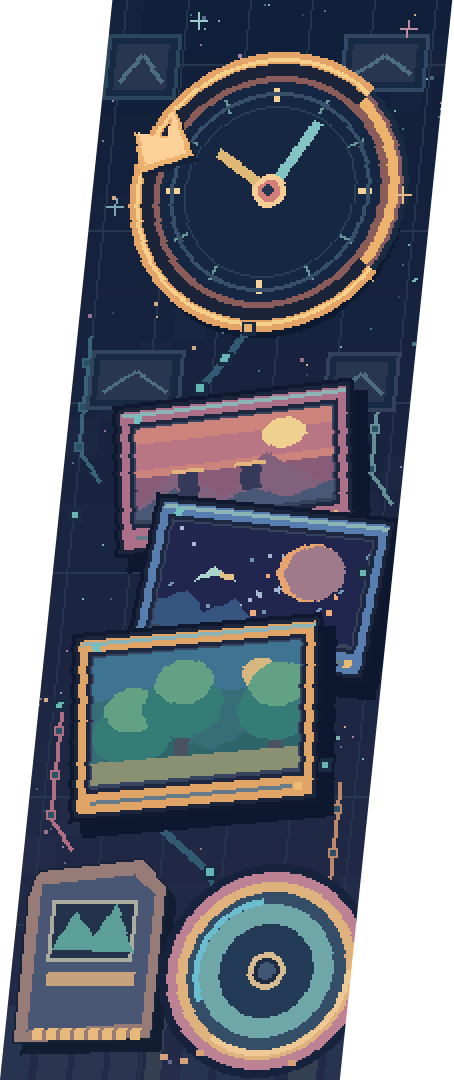
#> input picture package/system/zlyme-artbook/special/Recently Played/background.png, 454 x 1080 px
$ python -i compose.py   (imports and definitions only)
#> lines starting #> are read from the running program, lines starting #| are printed output that depends on the picture
#> further down, picture is the input picture: PIL image 454x1080 RGBA; mean R, G, B, A 56.2, 65.2, 82.1, 190.9
#!/usr/bin/env python3
"""Compose transparent Zlyme Art Book overlays on the build host.

System strips come from the pinned Art Book Next archive. Tool pictures
come from tools/<Name>.pak/background.png. A 454x1080 tool picture is
clipped to the canonical alpha. The logo is the pak name, with a black
contour and a 16px black shadow at 50% opacity. Artwork stays in the
right half so scrolling names stay clear.
"""

from __future__ import annotations

import argparse
import html
import shutil
import subprocess
import tempfile
from pathlib import Path

from PIL import Image, ImageChops, ImageDraw, ImageFilter, ImageFont

WIDTH = 640
HEIGHT = 480
SAFE_X = 320
LOGO_MAX_W = 291
SHADOW = 16
OUTLINE = 2
REGION_W = WIDTH - SAFE_X
MASK_SIZE = (454, 1080)


def fail(msg: str) -> None:
    raise SystemExit("zlyme-artbook: " + msg)


# [77 lines left out: functions load_rgba, load_alpha_mask, silhouette_edges, validate_mask, respects_mask, apply_canonical_mask and 1 more, not called in this run]


def save_png(image: Image.Image, path: Path) -> None:
    path.parent.mkdir(parents=True, exist_ok=True)
    image.save(path, "PNG", compress_level=9, optimize=False)


# [14 lines left out: function content_box, not called in this run]


def styled_logo(image: Image.Image) -> Image.Image:
    """Black 16px shadow at 50%, then a 2px black contour, then the mark."""
    image = image.convert("RGBA")
    alpha = image.getchannel("A")
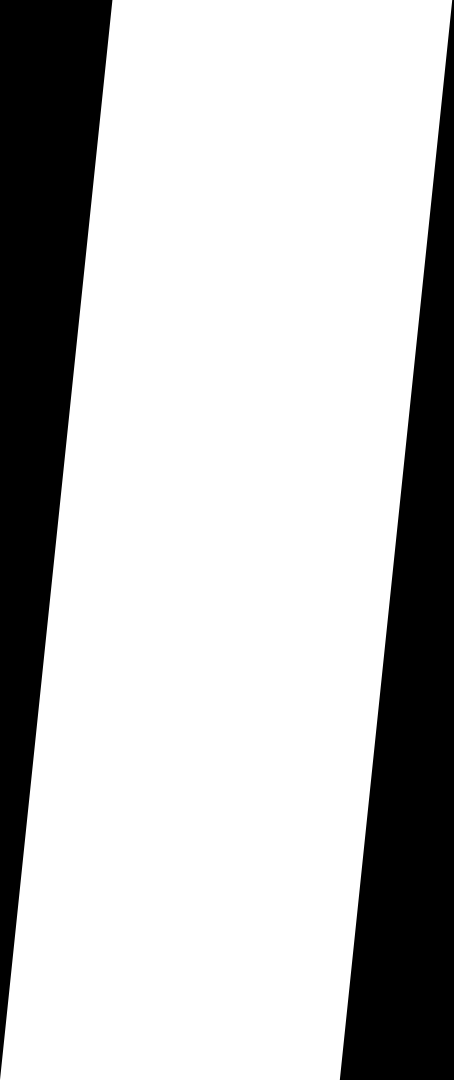
#> alpha: PIL image 454x1080 L; min 0, max 255, mean 190.9
    pad = SHADOW
    big = Image.new("L", (image.width + pad * 2, image.height + pad * 2), 0)
#> big: PIL image 486x1112 L; every value is 0
    big.paste(alpha, (pad, pad))
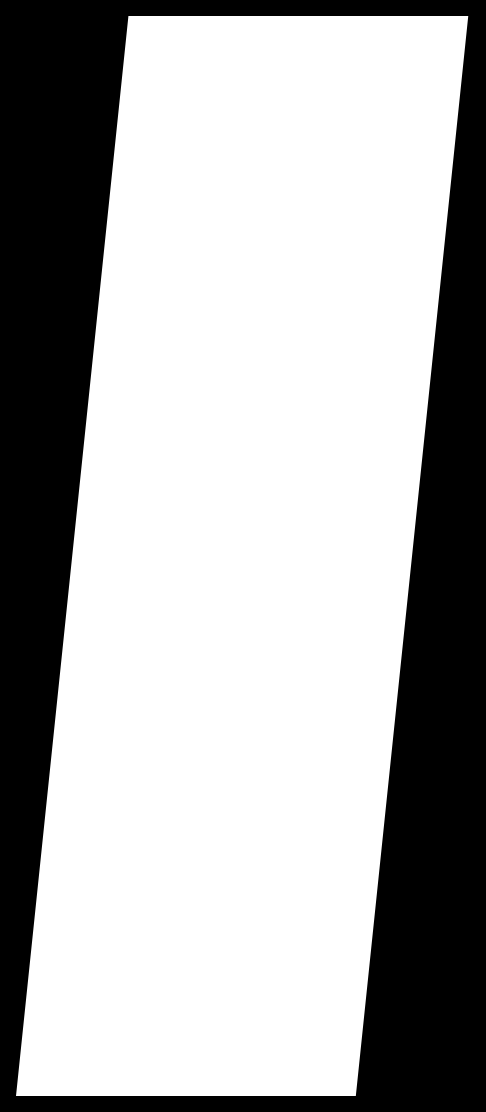
#> big: PIL image 486x1112 L; min 0, max 255, mean 173.2
    shadow = big.filter(ImageFilter.MaxFilter(SHADOW * 2 + 1))
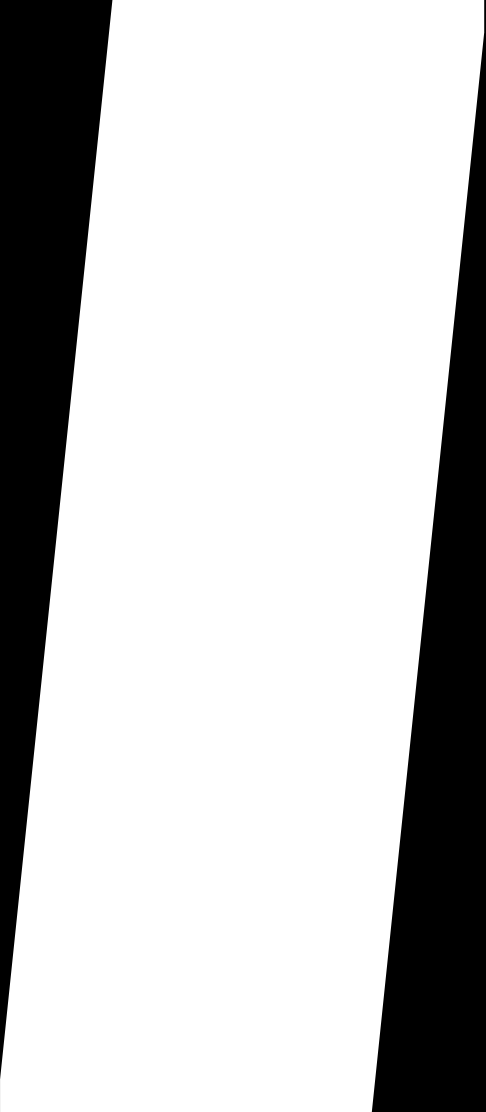
#> shadow: PIL image 486x1112 L; min 0, max 255, mean 196.8
    outline = big.filter(ImageFilter.MaxFilter(OUTLINE * 2 + 1))
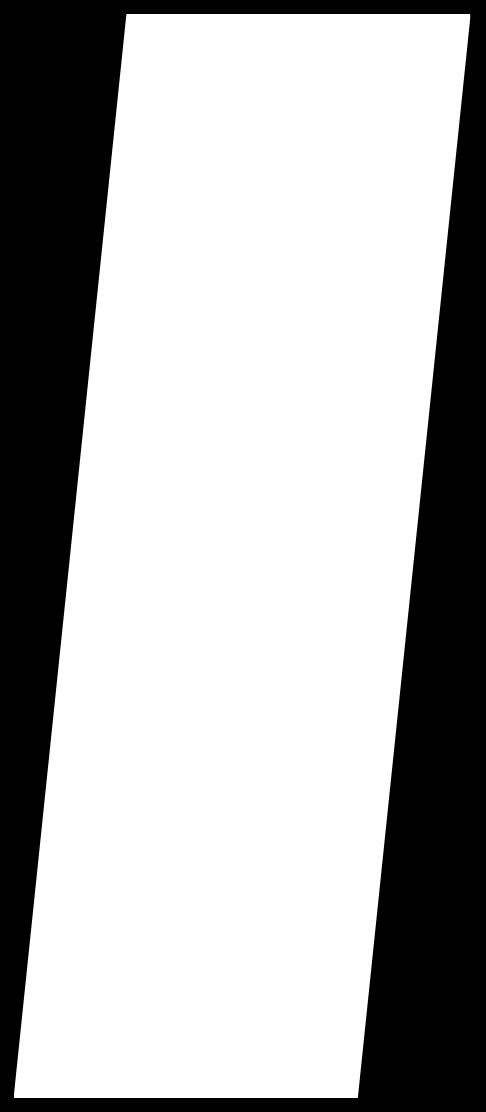
#> outline: PIL image 486x1112 L; min 0, max 255, mean 176.1
    canvas = Image.new("RGBA", big.size, (0, 0, 0, 0))
#> canvas: PIL image 486x1112 RGBA; every value is 0
    shadow_rgba = Image.new("RGBA", big.size, (0, 0, 0, 0))
    shadow_rgba.putalpha(shadow.point(lambda value: value * 128 // 255))
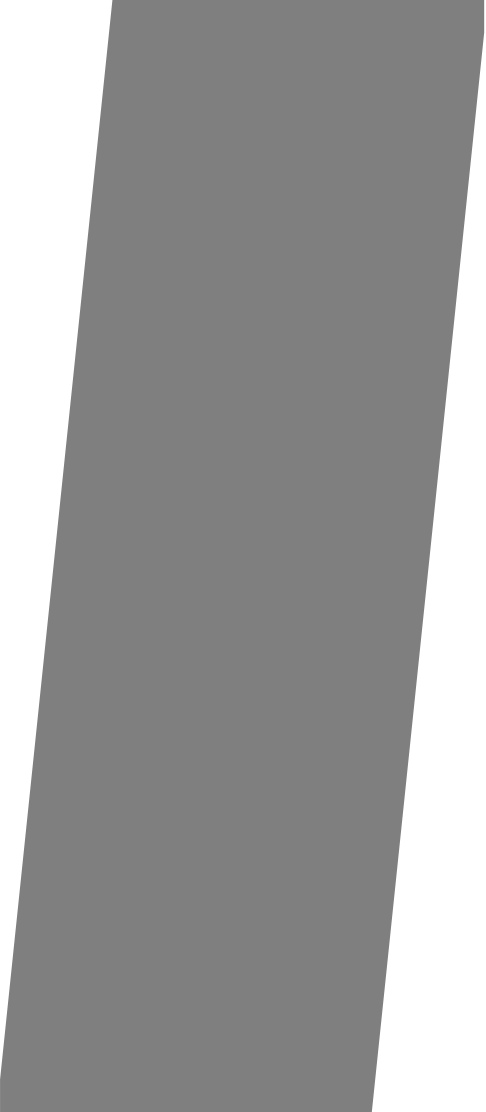
#> shadow_rgba: PIL image 486x1112 RGBA; mean R, G, B, A 0, 0, 0, 98.8; transparent parts drawn white
    outline_rgba = Image.new("RGBA", big.size, (0, 0, 0, 255))
    outline_rgba.putalpha(outline)
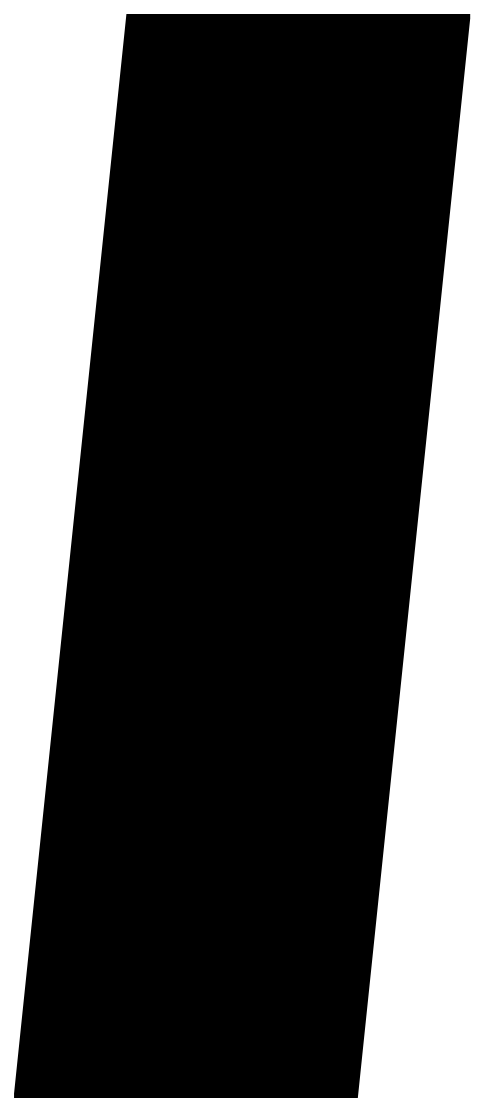
#> outline_rgba: PIL image 486x1112 RGBA; mean R, G, B, A 0, 0, 0, 176.1; transparent parts drawn white
    canvas.alpha_composite(shadow_rgba)
    canvas.alpha_composite(outline_rgba)
    canvas.alpha_composite(image, (pad, pad))
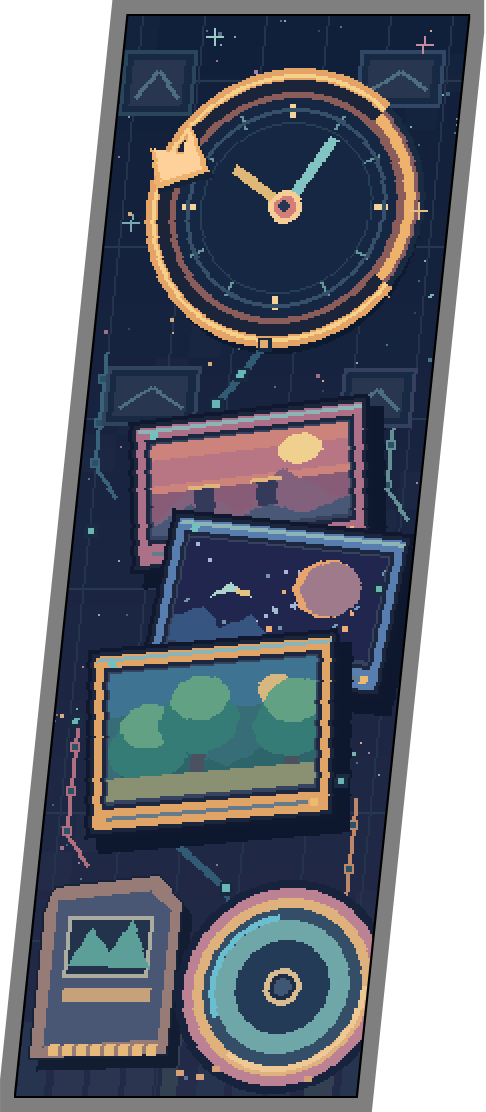
#> canvas: PIL image 486x1112 RGBA; mean R, G, B, A 46.5, 50.8, 61, 186.5; transparent parts drawn white
    return canvas


def svg_text(label: str) -> str:
    return html.escape(label, quote=True)


# [80 lines left out: functions render_svg, require_logo_font, wordmark, logo_origin, not called in this run]


def place(canvas: Image.Image, mark: Image.Image) -> None:
    canvas.alpha_composite(mark, logo_origin(mark))


def blank() -> Image.Image:
    return Image.new("RGBA", (WIDTH, HEIGHT), (0, 0, 0, 0))


# [62 lines left out: functions place_art, prepare_system_logo, system_canvas, compose_system, compose_shared_art, compose_tool, not called in this run]


# Folder name is the wordmark. The file name is the firmware asset.
# Recently Played is not a Tool pak.
SPECIALS = (("Recently Played", "recent.png"),)


# [40 lines left out: functions compose_specials, load_map, not called in this run]


def tool_sources(tools: Path) -> list[Path]:
    return sorted(p for p in tools.iterdir() if p.is_dir() and p.name.endswith(".pak"))


# [115 lines left out: functions check_tools, publish_tree, contact, main, not called in this run]


# [2 lines not run here, left out]

>>> from PIL import Image
>>> picture = Image.open('special/Recently Played/background.png')
>>> result = styled_logo(picture)
